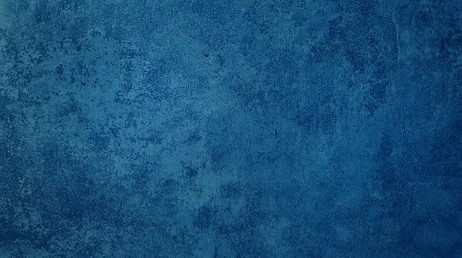
#> input picture HangmanFunctions/Images/start.jpg, 462 x 258 px, found by its file name
$ python makingHangmanImages.py
#> lines starting #> are read from the running program, lines starting #| are printed output that depends on the picture
import cv2

color = (255, 255, 255)
myThickness = 5
imageCircle = cv2.imread("images/start.jpg", 1)
#> imageCircle is the input picture: shape (258, 462, 3); mean B, G, R 120, 79, 23.6

step1 = cv2.circle(imageCircle, (100, 290), 100, color, thickness=myThickness, lineType=cv2.LINE_AA)
cv2.imwrite("images/step1.jpg", step1)

step2 = cv2.line(step1, (100, 190), (100, 30), color, thickness=myThickness, lineType=cv2.LINE_AA)
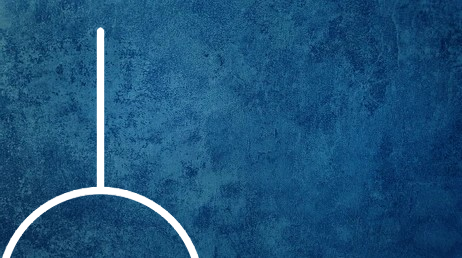
#> step2: shape (258, 462, 3); mean B, G, R 123.4, 83.4, 29.3
cv2.imwrite("images/step2.jpg", step2)

step3 = cv2.line(step2, (250, 30), (100, 30), color, thickness=myThickness, lineType=cv2.LINE_AA)
cv2.imwrite("images/step3.jpg", step3)

step4 = cv2.line(step3, (250, 60), (250, 30), color, thickness=myThickness, lineType=cv2.LINE_AA)
cv2.imwrite("images/step4.jpg", step4)

step5 = cv2.circle(step4, (250, 90), 30, color, thickness=myThickness, lineType=cv2.LINE_AA)
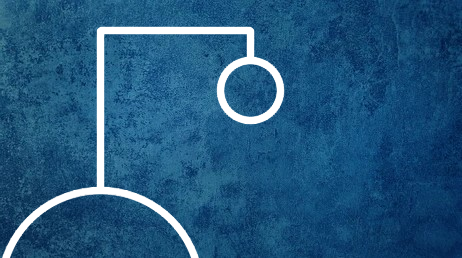
#> step5: shape (258, 462, 3); mean B, G, R 126.2, 87.1, 34.4
cv2.imwrite("images/step5.jpg", step5)

step6 = cv2.line(step5, (250, 120), (250, 180), color, thickness=myThickness, lineType=cv2.LINE_AA)
cv2.imwrite("images/step6.jpg", step6)

step7 = cv2.line(step6, (250, 150), (280, 150), color, thickness=myThickness, lineType=cv2.LINE_AA)
cv2.imwrite("images/step7.jpg", step7)

step8 = cv2.line(step7, (250, 150), (220, 150), color, thickness=myThickness, lineType=cv2.LINE_AA)
cv2.imwrite("images/step8.jpg", step8)

step9 = cv2.line(step8, (270, 230), (250, 180), color, thickness=myThickness, lineType=cv2.LINE_AA)
cv2.imwrite("images/step9.jpg", step9)

step10 = cv2.line(step9, (230, 230), (250, 180), color, thickness=myThickness, lineType=cv2.LINE_AA)
cv2.imwrite("images/step10.jpg", step10)
